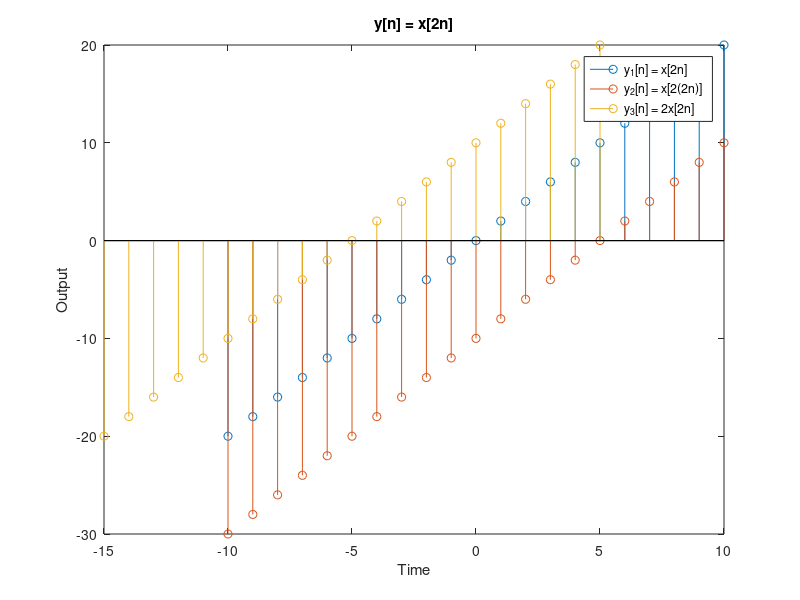

Here is the MATLAB script that generated this plot:
% define scope
l = 10;

% 1.4 advanced problem g
% time-invariance
% def

n = [-l:l]
t = 5
nt = n - t
x1 = n
x2 = nt
y1 = 2 * x1
y2 = 2 * x2

stem(n, y1);
hold on
stem(n, y2);
hold on
stem(nt, y1);

title('y[n] = x[2n]');
xlabel('Time');
ylabel('Output');
legend('y_1[n] = x[2n]', ...
    'y_2[n] = x[2(2n)]', ...
    'y_3[n] = 2x[2n]')
